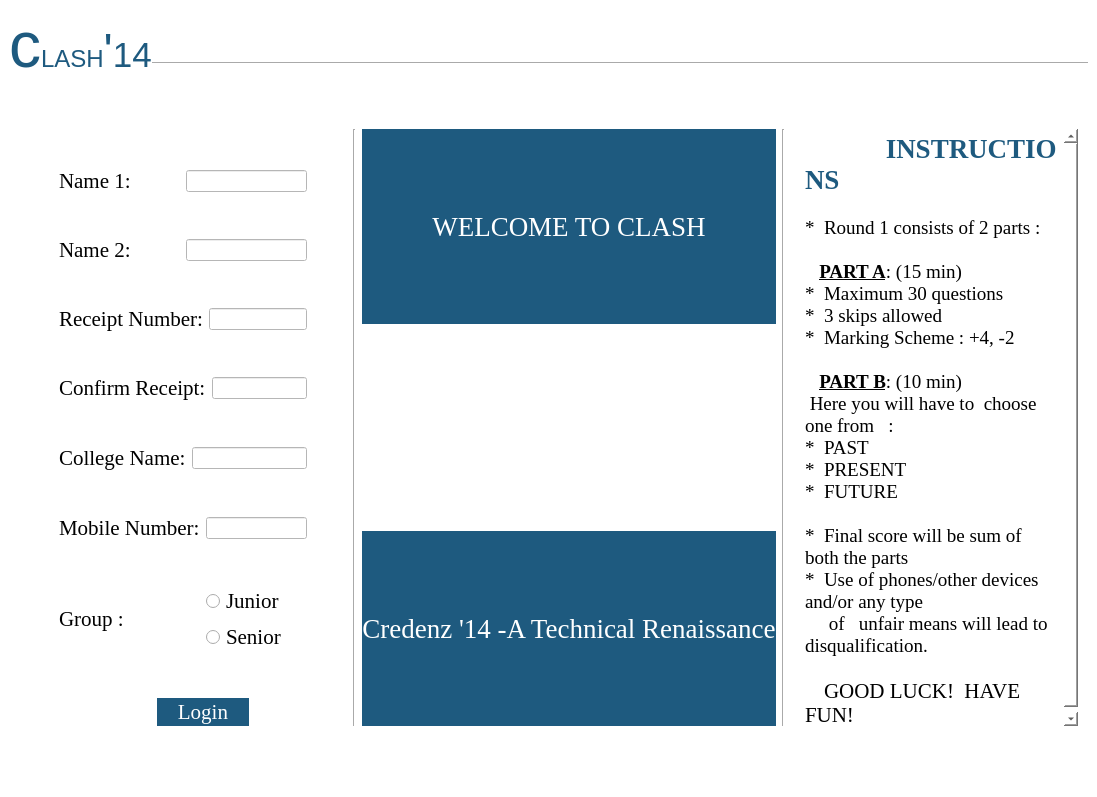
<?xml version="1.0" encoding="UTF-8"?>
<ui version="4.0">
 <class>MainWindow</class>
 <widget class="QMainWindow" name="MainWindow">
  <property name="geometry">
   <rect>
    <x>0</x>
    <y>0</y>
    <width>1097</width>
    <height>797</height>
   </rect>
  </property>
  <property name="windowTitle">
   <string>MainWindow</string>
  </property>
  <property name="styleSheet">
   <string notr="true">background-color: rgb(238, 238, 238);
background-color: rgb(255, 255, 255);</string>
  </property>
  <widget class="QWidget" name="centralwidget">
   <layout class="QHBoxLayout" name="horizontalLayout_18">
    <item>
     <layout class="QHBoxLayout" name="horizontalLayout">
      <item>
       <layout class="QVBoxLayout" name="verticalLayout_2">
        <item>
         <layout class="QHBoxLayout" name="horizontalLayout_9">
          <property name="spacing">
           <number>0</number>
          </property>
          <item>
           <layout class="QVBoxLayout" name="verticalLayout_3">
            <item>
             <widget class="QLabel" name="label_3">
              <property name="sizePolicy">
               <sizepolicy hsizetype="Fixed" vsizetype="Fixed">
                <horstretch>0</horstretch>
                <verstretch>0</verstretch>
               </sizepolicy>
              </property>
              <property name="styleSheet">
               <string notr="true">color: rgb(30, 90, 127);
</string>
              </property>
              <property name="text">
               <string>&lt;html&gt;&lt;head/&gt;&lt;body&gt;&lt;p&gt;&lt;span style=&quot; font-size:48pt;&quot;&gt;c&lt;/span&gt;&lt;span style=&quot; font-size:18pt;&quot;&gt;LASH&lt;/span&gt;&lt;span style=&quot; font-size:36pt;&quot;&gt;'&lt;/span&gt;&lt;span style=&quot; font-size:26pt;&quot;&gt;14&lt;/span&gt;&lt;/p&gt;&lt;/body&gt;&lt;/html&gt;</string>
              </property>
              <property name="alignment">
               <set>Qt::AlignLeading|Qt::AlignLeft|Qt::AlignTop</set>
              </property>
             </widget>
            </item>
            <item>
             <widget class="QLabel" name="label_15">
              <property name="sizePolicy">
               <sizepolicy hsizetype="Ignored" vsizetype="Ignored">
                <horstretch>0</horstretch>
                <verstretch>0</verstretch>
               </sizepolicy>
              </property>
              <property name="text">
               <string/>
              </property>
             </widget>
            </item>
            <item>
             <widget class="QLabel" name="label_11">
              <property name="sizePolicy">
               <sizepolicy hsizetype="Ignored" vsizetype="Ignored">
                <horstretch>0</horstretch>
                <verstretch>0</verstretch>
               </sizepolicy>
              </property>
              <property name="text">
               <string/>
              </property>
             </widget>
            </item>
            <item>
             <widget class="QLabel" name="label_14">
              <property name="sizePolicy">
               <sizepolicy hsizetype="Ignored" vsizetype="Ignored">
                <horstretch>0</horstretch>
                <verstretch>0</verstretch>
               </sizepolicy>
              </property>
              <property name="text">
               <string/>
              </property>
             </widget>
            </item>
            <item>
             <widget class="QLabel" name="label_12">
              <property name="sizePolicy">
               <sizepolicy hsizetype="Ignored" vsizetype="Ignored">
                <horstretch>0</horstretch>
                <verstretch>0</verstretch>
               </sizepolicy>
              </property>
              <property name="text">
               <string/>
              </property>
             </widget>
            </item>
            <item>
             <widget class="QLabel" name="label_13">
              <property name="sizePolicy">
               <sizepolicy hsizetype="Ignored" vsizetype="Ignored">
                <horstretch>0</horstretch>
                <verstretch>0</verstretch>
               </sizepolicy>
              </property>
              <property name="text">
               <string/>
              </property>
             </widget>
            </item>
           </layout>
          </item>
          <item>
           <layout class="QVBoxLayout" name="verticalLayout_13">
            <item>
             <widget class="QLabel" name="label_18">
              <property name="text">
               <string/>
              </property>
             </widget>
            </item>
            <item>
             <widget class="QLabel" name="label_7">
              <property name="text">
               <string/>
              </property>
             </widget>
            </item>
            <item>
             <widget class="QLabel" name="label_16">
              <property name="sizePolicy">
               <sizepolicy hsizetype="Ignored" vsizetype="Ignored">
                <horstretch>0</horstretch>
                <verstretch>0</verstretch>
               </sizepolicy>
              </property>
              <property name="text">
               <string/>
              </property>
             </widget>
            </item>
            <item>
             <widget class="Line" name="line_3">
              <property name="sizePolicy">
               <sizepolicy hsizetype="MinimumExpanding" vsizetype="Fixed">
                <horstretch>0</horstretch>
                <verstretch>0</verstretch>
               </sizepolicy>
              </property>
              <property name="orientation">
               <enum>Qt::Horizontal</enum>
              </property>
             </widget>
            </item>
            <item>
             <widget class="QLabel" name="label_10">
              <property name="sizePolicy">
               <sizepolicy hsizetype="Ignored" vsizetype="Ignored">
                <horstretch>0</horstretch>
                <verstretch>0</verstretch>
               </sizepolicy>
              </property>
              <property name="text">
               <string/>
              </property>
             </widget>
            </item>
           </layout>
          </item>
         </layout>
        </item>
        <item>
         <layout class="QHBoxLayout" name="horizontalLayout_20">
          <property name="leftMargin">
           <number>50</number>
          </property>
          <property name="topMargin">
           <number>40</number>
          </property>
          <property name="rightMargin">
           <number>10</number>
          </property>
          <property name="bottomMargin">
           <number>40</number>
          </property>
          <item>
           <layout class="QVBoxLayout" name="verticalLayout">
            <item>
             <layout class="QHBoxLayout" name="horizontalLayout_17">
              <item>
               <spacer name="verticalSpacer_6">
                <property name="orientation">
                 <enum>Qt::Vertical</enum>
                </property>
                <property name="sizeType">
                 <enum>QSizePolicy::Ignored</enum>
                </property>
                <property name="sizeHint" stdset="0">
                 <size>
                  <width>20</width>
                  <height>40</height>
                 </size>
                </property>
               </spacer>
              </item>
             </layout>
            </item>
            <item>
             <layout class="QHBoxLayout" name="horizontalLayout_2">
              <item>
               <widget class="QLabel" name="labelName1">
                <property name="font">
                 <font>
                  <family>Times New Roman</family>
                  <pointsize>16</pointsize>
                  <weight>9</weight>
                  <italic>false</italic>
                  <bold>false</bold>
                 </font>
                </property>
                <property name="styleSheet">
                 <string notr="true">font: 75 16pt &quot;Times New Roman&quot;;</string>
                </property>
                <property name="text">
                 <string>Name 1:</string>
                </property>
               </widget>
              </item>
              <item>
               <widget class="QLineEdit" name="name1">
                <property name="sizePolicy">
                 <sizepolicy hsizetype="Ignored" vsizetype="Fixed">
                  <horstretch>0</horstretch>
                  <verstretch>0</verstretch>
                 </sizepolicy>
                </property>
                <property name="text">
                 <string/>
                </property>
               </widget>
              </item>
              <item>
               <spacer name="horizontalSpacer">
                <property name="orientation">
                 <enum>Qt::Horizontal</enum>
                </property>
                <property name="sizeType">
                 <enum>QSizePolicy::Ignored</enum>
                </property>
                <property name="sizeHint" stdset="0">
                 <size>
                  <width>40</width>
                  <height>20</height>
                 </size>
                </property>
               </spacer>
              </item>
             </layout>
            </item>
            <item>
             <layout class="QHBoxLayout" name="horizontalLayout_3">
              <item>
               <spacer name="verticalSpacer">
                <property name="orientation">
                 <enum>Qt::Vertical</enum>
                </property>
                <property name="sizeType">
                 <enum>QSizePolicy::Ignored</enum>
                </property>
                <property name="sizeHint" stdset="0">
                 <size>
                  <width>20</width>
                  <height>40</height>
                 </size>
                </property>
               </spacer>
              </item>
             </layout>
            </item>
            <item>
             <layout class="QHBoxLayout" name="horizontalLayout_4">
              <item>
               <widget class="QLabel" name="labelName2">
                <property name="sizePolicy">
                 <sizepolicy hsizetype="Ignored" vsizetype="Ignored">
                  <horstretch>0</horstretch>
                  <verstretch>0</verstretch>
                 </sizepolicy>
                </property>
                <property name="font">
                 <font>
                  <family>Times New Roman</family>
                  <pointsize>16</pointsize>
                  <weight>9</weight>
                  <italic>false</italic>
                  <bold>false</bold>
                 </font>
                </property>
                <property name="styleSheet">
                 <string notr="true">font: 75 16pt &quot;Times New Roman&quot;;

</string>
                </property>
                <property name="text">
                 <string>Name 2:</string>
                </property>
               </widget>
              </item>
              <item>
               <widget class="QLineEdit" name="name2">
                <property name="sizePolicy">
                 <sizepolicy hsizetype="Ignored" vsizetype="Fixed">
                  <horstretch>0</horstretch>
                  <verstretch>0</verstretch>
                 </sizepolicy>
                </property>
               </widget>
              </item>
              <item>
               <spacer name="horizontalSpacer_2">
                <property name="orientation">
                 <enum>Qt::Horizontal</enum>
                </property>
                <property name="sizeType">
                 <enum>QSizePolicy::Ignored</enum>
                </property>
                <property name="sizeHint" stdset="0">
                 <size>
                  <width>40</width>
                  <height>20</height>
                 </size>
                </property>
               </spacer>
              </item>
             </layout>
            </item>
            <item>
             <layout class="QHBoxLayout" name="horizontalLayout_10">
              <item>
               <spacer name="verticalSpacer_2">
                <property name="orientation">
                 <enum>Qt::Vertical</enum>
                </property>
                <property name="sizeType">
                 <enum>QSizePolicy::Ignored</enum>
                </property>
                <property name="sizeHint" stdset="0">
                 <size>
                  <width>20</width>
                  <height>40</height>
                 </size>
                </property>
               </spacer>
              </item>
             </layout>
            </item>
            <item>
             <layout class="QHBoxLayout" name="horizontalLayout_8">
              <item>
               <widget class="QLabel" name="labelReceiptNumber">
                <property name="font">
                 <font>
                  <family>Times New Roman</family>
                  <pointsize>16</pointsize>
                  <weight>9</weight>
                  <italic>false</italic>
                  <bold>false</bold>
                 </font>
                </property>
                <property name="styleSheet">
                 <string notr="true">font: 75 16pt &quot;Times New Roman&quot;;</string>
                </property>
                <property name="text">
                 <string>Receipt Number:</string>
                </property>
               </widget>
              </item>
              <item>
               <widget class="QLineEdit" name="rno">
                <property name="sizePolicy">
                 <sizepolicy hsizetype="Ignored" vsizetype="Fixed">
                  <horstretch>0</horstretch>
                  <verstretch>0</verstretch>
                 </sizepolicy>
                </property>
               </widget>
              </item>
              <item>
               <spacer name="horizontalSpacer_3">
                <property name="orientation">
                 <enum>Qt::Horizontal</enum>
                </property>
                <property name="sizeType">
                 <enum>QSizePolicy::Ignored</enum>
                </property>
                <property name="sizeHint" stdset="0">
                 <size>
                  <width>40</width>
                  <height>20</height>
                 </size>
                </property>
               </spacer>
              </item>
             </layout>
            </item>
            <item>
             <layout class="QHBoxLayout" name="horizontalLayout_5">
              <item>
               <spacer name="verticalSpacer_3">
                <property name="orientation">
                 <enum>Qt::Vertical</enum>
                </property>
                <property name="sizeType">
                 <enum>QSizePolicy::Ignored</enum>
                </property>
                <property name="sizeHint" stdset="0">
                 <size>
                  <width>20</width>
                  <height>40</height>
                 </size>
                </property>
               </spacer>
              </item>
             </layout>
            </item>
            <item>
             <layout class="QHBoxLayout" name="horizontalLayout_22">
              <item>
               <widget class="QLabel" name="label_6">
                <property name="font">
                 <font>
                  <family>Times New Roman</family>
                  <pointsize>16</pointsize>
                  <weight>9</weight>
                  <italic>false</italic>
                  <bold>false</bold>
                 </font>
                </property>
                <property name="styleSheet">
                 <string notr="true">font: 75 16pt &quot;Times New Roman&quot;;</string>
                </property>
                <property name="text">
                 <string>Confirm Receipt:</string>
                </property>
               </widget>
              </item>
              <item>
               <widget class="QLineEdit" name="crno">
                <property name="sizePolicy">
                 <sizepolicy hsizetype="Ignored" vsizetype="Fixed">
                  <horstretch>0</horstretch>
                  <verstretch>0</verstretch>
                 </sizepolicy>
                </property>
               </widget>
              </item>
              <item>
               <spacer name="horizontalSpacer_4">
                <property name="orientation">
                 <enum>Qt::Horizontal</enum>
                </property>
                <property name="sizeType">
                 <enum>QSizePolicy::Ignored</enum>
                </property>
                <property name="sizeHint" stdset="0">
                 <size>
                  <width>40</width>
                  <height>20</height>
                 </size>
                </property>
               </spacer>
              </item>
             </layout>
            </item>
            <item>
             <layout class="QHBoxLayout" name="horizontalLayout_23">
              <item>
               <spacer name="verticalSpacer_9">
                <property name="orientation">
                 <enum>Qt::Vertical</enum>
                </property>
                <property name="sizeType">
                 <enum>QSizePolicy::Ignored</enum>
                </property>
                <property name="sizeHint" stdset="0">
                 <size>
                  <width>20</width>
                  <height>40</height>
                 </size>
                </property>
               </spacer>
              </item>
             </layout>
            </item>
            <item>
             <layout class="QHBoxLayout" name="horizontalLayout_13">
              <item>
               <layout class="QHBoxLayout" name="horizontalLayout_11">
                <item>
                 <widget class="QLabel" name="labelCollegeName">
                  <property name="font">
                   <font>
                    <family>Times New Roman</family>
                    <pointsize>16</pointsize>
                    <weight>9</weight>
                    <italic>false</italic>
                    <bold>false</bold>
                   </font>
                  </property>
                  <property name="styleSheet">
                   <string notr="true">font: 75 16pt &quot;Times New Roman&quot;;</string>
                  </property>
                  <property name="text">
                   <string>College Name:</string>
                  </property>
                 </widget>
                </item>
                <item>
                 <widget class="QLineEdit" name="colg">
                  <property name="sizePolicy">
                   <sizepolicy hsizetype="Ignored" vsizetype="Fixed">
                    <horstretch>0</horstretch>
                    <verstretch>0</verstretch>
                   </sizepolicy>
                  </property>
                 </widget>
                </item>
                <item>
                 <spacer name="horizontalSpacer_5">
                  <property name="orientation">
                   <enum>Qt::Horizontal</enum>
                  </property>
                  <property name="sizeType">
                   <enum>QSizePolicy::Ignored</enum>
                  </property>
                  <property name="sizeHint" stdset="0">
                   <size>
                    <width>40</width>
                    <height>20</height>
                   </size>
                  </property>
                 </spacer>
                </item>
               </layout>
              </item>
             </layout>
            </item>
            <item>
             <layout class="QHBoxLayout" name="horizontalLayout_16">
              <item>
               <spacer name="verticalSpacer_5">
                <property name="orientation">
                 <enum>Qt::Vertical</enum>
                </property>
                <property name="sizeType">
                 <enum>QSizePolicy::Ignored</enum>
                </property>
                <property name="sizeHint" stdset="0">
                 <size>
                  <width>20</width>
                  <height>40</height>
                 </size>
                </property>
               </spacer>
              </item>
             </layout>
            </item>
            <item>
             <layout class="QHBoxLayout" name="horizontalLayout_15">
              <item>
               <layout class="QHBoxLayout" name="horizontalLayout_7">
                <item>
                 <widget class="QLabel" name="labelMobilNumber">
                  <property name="font">
                   <font>
                    <family>Times New Roman</family>
                    <pointsize>16</pointsize>
                    <weight>9</weight>
                    <italic>false</italic>
                    <bold>false</bold>
                   </font>
                  </property>
                  <property name="styleSheet">
                   <string notr="true">font: 75 16pt &quot;Times New Roman&quot;;</string>
                  </property>
                  <property name="text">
                   <string>Mobile Number:</string>
                  </property>
                 </widget>
                </item>
                <item>
                 <widget class="QLineEdit" name="mob">
                  <property name="sizePolicy">
                   <sizepolicy hsizetype="Ignored" vsizetype="Fixed">
                    <horstretch>0</horstretch>
                    <verstretch>0</verstretch>
                   </sizepolicy>
                  </property>
                 </widget>
                </item>
                <item>
                 <spacer name="horizontalSpacer_6">
                  <property name="orientation">
                   <enum>Qt::Horizontal</enum>
                  </property>
                  <property name="sizeType">
                   <enum>QSizePolicy::Ignored</enum>
                  </property>
                  <property name="sizeHint" stdset="0">
                   <size>
                    <width>40</width>
                    <height>20</height>
                   </size>
                  </property>
                 </spacer>
                </item>
               </layout>
              </item>
             </layout>
            </item>
            <item>
             <layout class="QHBoxLayout" name="horizontalLayout_14">
              <item>
               <spacer name="verticalSpacer_4">
                <property name="orientation">
                 <enum>Qt::Vertical</enum>
                </property>
                <property name="sizeType">
                 <enum>QSizePolicy::Ignored</enum>
                </property>
                <property name="sizeHint" stdset="0">
                 <size>
                  <width>0</width>
                  <height>0</height>
                 </size>
                </property>
               </spacer>
              </item>
             </layout>
            </item>
            <item>
             <layout class="QHBoxLayout" name="horizontalLayout_19">
              <item>
               <spacer name="verticalSpacer_8">
                <property name="orientation">
                 <enum>Qt::Vertical</enum>
                </property>
                <property name="sizeType">
                 <enum>QSizePolicy::Ignored</enum>
                </property>
                <property name="sizeHint" stdset="0">
                 <size>
                  <width>20</width>
                  <height>40</height>
                 </size>
                </property>
               </spacer>
              </item>
             </layout>
            </item>
            <item>
             <layout class="QHBoxLayout" name="horizontalLayout_6">
              <item>
               <widget class="QLabel" name="label">
                <property name="font">
                 <font>
                  <family>Times New Roman</family>
                  <pointsize>16</pointsize>
                  <weight>9</weight>
                  <italic>false</italic>
                  <bold>false</bold>
                 </font>
                </property>
                <property name="styleSheet">
                 <string notr="true">font: 75 16pt &quot;Times New Roman&quot;;</string>
                </property>
                <property name="text">
                 <string>Group :</string>
                </property>
               </widget>
              </item>
              <item>
               <layout class="QVBoxLayout" name="verticalLayout_8">
                <item>
                 <widget class="QRadioButton" name="junior">
                  <property name="font">
                   <font>
                    <family>Times New Roman</family>
                    <pointsize>16</pointsize>
                    <weight>9</weight>
                    <italic>false</italic>
                    <bold>false</bold>
                   </font>
                  </property>
                  <property name="styleSheet">
                   <string notr="true">font: 75 16pt &quot;Times New Roman&quot;;</string>
                  </property>
                  <property name="text">
                   <string>Junior</string>
                  </property>
                 </widget>
                </item>
                <item>
                 <widget class="QRadioButton" name="senior">
                  <property name="font">
                   <font>
                    <family>Times New Roman</family>
                    <pointsize>16</pointsize>
                    <weight>9</weight>
                    <italic>false</italic>
                    <bold>false</bold>
                   </font>
                  </property>
                  <property name="styleSheet">
                   <string notr="true">font: 75 16pt &quot;Times New Roman&quot;;</string>
                  </property>
                  <property name="text">
                   <string>Senior</string>
                  </property>
                 </widget>
                </item>
               </layout>
              </item>
             </layout>
            </item>
            <item>
             <spacer name="verticalSpacer_7">
              <property name="orientation">
               <enum>Qt::Vertical</enum>
              </property>
              <property name="sizeType">
               <enum>QSizePolicy::Ignored</enum>
              </property>
              <property name="sizeHint" stdset="0">
               <size>
                <width>20</width>
                <height>40</height>
               </size>
              </property>
             </spacer>
            </item>
            <item>
             <layout class="QHBoxLayout" name="horizontalLayout_12">
              <item>
               <widget class="QLabel" name="label_9">
                <property name="text">
                 <string/>
                </property>
               </widget>
              </item>
              <item>
               <widget class="QPushButton" name="loginbutton">
                <property name="font">
                 <font>
                  <family>Times New Roman</family>
                  <pointsize>16</pointsize>
                  <weight>50</weight>
                  <italic>false</italic>
                  <bold>false</bold>
                 </font>
                </property>
                <property name="styleSheet">
                 <string notr="true">background-color: rgb(30, 90, 127);
color: rgb(255, 255, 255);
border:2px solid rgb(30,90,127);</string>
                </property>
                <property name="text">
                 <string>Login</string>
                </property>
                <property name="autoDefault">
                 <bool>false</bool>
                </property>
                <property name="default">
                 <bool>false</bool>
                </property>
                <property name="flat">
                 <bool>false</bool>
                </property>
               </widget>
              </item>
              <item>
               <widget class="QLabel" name="label_8">
                <property name="text">
                 <string/>
                </property>
               </widget>
              </item>
             </layout>
            </item>
           </layout>
          </item>
          <item>
           <widget class="Line" name="line_2">
            <property name="orientation">
             <enum>Qt::Vertical</enum>
            </property>
           </widget>
          </item>
          <item>
           <layout class="QVBoxLayout" name="verticalLayout_5">
            <item>
             <widget class="QLabel" name="label_2">
              <property name="font">
               <font>
                <family>Times New Roman</family>
                <pointsize>20</pointsize>
                <weight>50</weight>
                <italic>false</italic>
                <bold>false</bold>
               </font>
              </property>
              <property name="styleSheet">
               <string notr="true">background-color: rgb(30, 90, 127);
border:2px solid rgb(30,90,127);</string>
              </property>
              <property name="text">
               <string>&lt;html&gt;&lt;head/&gt;&lt;body&gt;&lt;p&gt;&lt;span style=&quot; color:#ffffff;&quot;&gt;WELCOME TO CLASH&lt;/span&gt;&lt;/p&gt;&lt;/body&gt;&lt;/html&gt;</string>
              </property>
              <property name="alignment">
               <set>Qt::AlignCenter</set>
              </property>
             </widget>
            </item>
            <item>
             <widget class="QLabel" name="label_4">
              <property name="text">
               <string/>
              </property>
              <property name="pixmap">
               <pixmap>logo_for_clash.png</pixmap>
              </property>
              <property name="alignment">
               <set>Qt::AlignCenter</set>
              </property>
             </widget>
            </item>
            <item>
             <widget class="QLabel" name="label_5">
              <property name="font">
               <font>
                <family>Times New Roman</family>
                <pointsize>20</pointsize>
                <weight>50</weight>
                <italic>false</italic>
                <bold>false</bold>
               </font>
              </property>
              <property name="styleSheet">
               <string notr="true">background-color: rgb(30, 90, 127);
color: rgb(255, 255, 255);</string>
              </property>
              <property name="text">
               <string>Credenz '14 -A Technical Renaissance</string>
              </property>
              <property name="alignment">
               <set>Qt::AlignCenter</set>
              </property>
             </widget>
            </item>
           </layout>
          </item>
          <item>
           <widget class="Line" name="line">
            <property name="orientation">
             <enum>Qt::Vertical</enum>
            </property>
           </widget>
          </item>
          <item>
           <layout class="QVBoxLayout" name="verticalLayout_4">
            <item>
             <layout class="QVBoxLayout" name="verticalLayout_6">
              <property name="leftMargin">
               <number>10</number>
              </property>
              <item>
               <layout class="QVBoxLayout" name="verticalLayout_7">
                <item>
                 <widget class="QTextBrowser" name="textBrowser">
                  <property name="sizePolicy">
                   <sizepolicy hsizetype="Ignored" vsizetype="Expanding">
                    <horstretch>0</horstretch>
                    <verstretch>0</verstretch>
                   </sizepolicy>
                  </property>
                  <property name="font">
                   <font>
                    <family>Times New Roman</family>
                    <pointsize>14</pointsize>
                    <weight>9</weight>
                    <italic>false</italic>
                    <bold>false</bold>
                   </font>
                  </property>
                  <property name="styleSheet">
                   <string notr="true">font: 75 14pt &quot;Times New Roman&quot;;</string>
                  </property>
                  <property name="frameShape">
                   <enum>QFrame::NoFrame</enum>
                  </property>
                  <property name="frameShadow">
                   <enum>QFrame::Plain</enum>
                  </property>
                  <property name="html">
                   <string>&lt;!DOCTYPE HTML PUBLIC &quot;-//W3C//DTD HTML 4.0//EN&quot; &quot;http://www.w3.org/TR/REC-html40/strict.dtd&quot;&gt;
&lt;html&gt;&lt;head&gt;&lt;meta name=&quot;qrichtext&quot; content=&quot;1&quot; /&gt;&lt;style type=&quot;text/css&quot;&gt;
p, li { white-space: pre-wrap; }
&lt;/style&gt;&lt;/head&gt;&lt;body style=&quot; font-family:'Times New Roman'; font-size:14pt; font-weight:72; font-style:normal;&quot;&gt;
&lt;p style=&quot; margin-top:0px; margin-bottom:0px; margin-left:0px; margin-right:0px; -qt-block-indent:0; text-indent:0px;&quot;&gt;&lt;span style=&quot; font-family:'Calibri'; font-weight:400;&quot;&gt;                 &lt;/span&gt;&lt;span style=&quot; font-family:'Calibri'; font-size:20pt; font-weight:600; color:#1e5a7f;&quot;&gt;INSTRUCTIONS&lt;/span&gt;&lt;/p&gt;
&lt;p style=&quot;-qt-paragraph-type:empty; margin-top:0px; margin-bottom:0px; margin-left:0px; margin-right:0px; -qt-block-indent:0; text-indent:0px; font-family:'Calibri'; font-weight:400;&quot;&gt;&lt;br /&gt;&lt;/p&gt;
&lt;p style=&quot; margin-top:0px; margin-bottom:0px; margin-left:0px; margin-right:0px; -qt-block-indent:0; text-indent:0px;&quot;&gt;&lt;span style=&quot; font-family:'Calibri'; font-weight:400;&quot;&gt;*  Round 1 consists of 2 parts :&lt;/span&gt;&lt;/p&gt;
&lt;p style=&quot; margin-top:0px; margin-bottom:0px; margin-left:0px; margin-right:0px; -qt-block-indent:0; text-indent:0px;&quot;&gt;&lt;span style=&quot; font-family:'Calibri'; font-weight:400;&quot;&gt; &lt;/span&gt;&lt;/p&gt;
&lt;p style=&quot; margin-top:0px; margin-bottom:0px; margin-left:0px; margin-right:0px; -qt-block-indent:0; text-indent:0px;&quot;&gt;&lt;span style=&quot; font-family:'Calibri'; font-weight:400;&quot;&gt;   &lt;/span&gt;&lt;span style=&quot; font-family:'Calibri'; font-weight:600; text-decoration: underline;&quot;&gt;PART A&lt;/span&gt;&lt;span style=&quot; font-family:'Calibri'; font-weight:400;&quot;&gt;: (15 min)&lt;/span&gt;&lt;/p&gt;
&lt;p style=&quot; margin-top:0px; margin-bottom:0px; margin-left:0px; margin-right:0px; -qt-block-indent:0; text-indent:0px;&quot;&gt;&lt;span style=&quot; font-family:'Calibri'; font-weight:400;&quot;&gt;*  Maximum 30 questions&lt;/span&gt;&lt;/p&gt;
&lt;p style=&quot; margin-top:0px; margin-bottom:0px; margin-left:0px; margin-right:0px; -qt-block-indent:0; text-indent:0px;&quot;&gt;&lt;span style=&quot; font-family:'Calibri'; font-weight:400;&quot;&gt;*  3 skips allowed&lt;/span&gt;&lt;/p&gt;
&lt;p style=&quot; margin-top:0px; margin-bottom:0px; margin-left:0px; margin-right:0px; -qt-block-indent:0; text-indent:0px;&quot;&gt;&lt;span style=&quot; font-family:'Calibri'; font-weight:400;&quot;&gt;*  Marking Scheme : +4, -2&lt;/span&gt;&lt;/p&gt;
&lt;p style=&quot;-qt-paragraph-type:empty; margin-top:0px; margin-bottom:0px; margin-left:0px; margin-right:0px; -qt-block-indent:0; text-indent:0px; font-family:'Calibri'; font-weight:400;&quot;&gt;&lt;br /&gt;&lt;/p&gt;
&lt;p style=&quot; margin-top:0px; margin-bottom:0px; margin-left:0px; margin-right:0px; -qt-block-indent:0; text-indent:0px;&quot;&gt;&lt;span style=&quot; font-family:'Calibri'; font-weight:400;&quot;&gt;   &lt;/span&gt;&lt;span style=&quot; font-family:'Calibri'; font-weight:600; text-decoration: underline;&quot;&gt;PART B&lt;/span&gt;&lt;span style=&quot; font-family:'Calibri'; font-weight:400;&quot;&gt;: (10 min)&lt;/span&gt;&lt;/p&gt;
&lt;p style=&quot; margin-top:0px; margin-bottom:0px; margin-left:0px; margin-right:0px; -qt-block-indent:0; text-indent:0px;&quot;&gt;&lt;span style=&quot; font-family:'Calibri'; font-weight:400;&quot;&gt; Here you will have to  choose one from   :&lt;/span&gt;&lt;/p&gt;
&lt;p style=&quot; margin-top:0px; margin-bottom:0px; margin-left:0px; margin-right:0px; -qt-block-indent:0; text-indent:0px;&quot;&gt;&lt;span style=&quot; font-family:'Calibri'; font-weight:400;&quot;&gt;*  PAST&lt;/span&gt;&lt;/p&gt;
&lt;p style=&quot; margin-top:0px; margin-bottom:0px; margin-left:0px; margin-right:0px; -qt-block-indent:0; text-indent:0px;&quot;&gt;&lt;span style=&quot; font-family:'Calibri'; font-weight:400;&quot;&gt;*  PRESENT&lt;/span&gt;&lt;/p&gt;
&lt;p style=&quot; margin-top:0px; margin-bottom:0px; margin-left:0px; margin-right:0px; -qt-block-indent:0; text-indent:0px;&quot;&gt;&lt;span style=&quot; font-family:'Calibri'; font-weight:400;&quot;&gt;*  FUTURE&lt;/span&gt;&lt;/p&gt;
&lt;p style=&quot;-qt-paragraph-type:empty; margin-top:0px; margin-bottom:0px; margin-left:0px; margin-right:0px; -qt-block-indent:0; text-indent:0px; font-family:'Calibri'; font-weight:400;&quot;&gt;&lt;br /&gt;&lt;/p&gt;
&lt;p style=&quot; margin-top:0px; margin-bottom:0px; margin-left:0px; margin-right:0px; -qt-block-indent:0; text-indent:0px;&quot;&gt;&lt;span style=&quot; font-family:'Calibri'; font-weight:400;&quot;&gt;*  Final score will be sum of both the parts &lt;/span&gt;&lt;/p&gt;
&lt;p style=&quot; margin-top:0px; margin-bottom:0px; margin-left:0px; margin-right:0px; -qt-block-indent:0; text-indent:0px;&quot;&gt;&lt;span style=&quot; font-family:'Calibri'; font-weight:400;&quot;&gt;*  Use of phones/other devices and/or any type&lt;/span&gt;&lt;/p&gt;
&lt;p style=&quot; margin-top:0px; margin-bottom:0px; margin-left:0px; margin-right:0px; -qt-block-indent:0; text-indent:0px;&quot;&gt;&lt;span style=&quot; font-family:'Calibri'; font-weight:400;&quot;&gt;     of   unfair means will lead to disqualification.&lt;/span&gt;&lt;/p&gt;
&lt;p style=&quot; margin-top:0px; margin-bottom:0px; margin-left:0px; margin-right:0px; -qt-block-indent:0; text-indent:0px;&quot;&gt;&lt;span style=&quot; font-family:'Calibri'; font-weight:400;&quot;&gt;      &lt;/span&gt;&lt;/p&gt;
&lt;p style=&quot; margin-top:0px; margin-bottom:0px; margin-left:0px; margin-right:0px; -qt-block-indent:0; text-indent:0px;&quot;&gt;&lt;span style=&quot; font-family:'Calibri'; font-weight:400;&quot;&gt;   &lt;/span&gt;&lt;span style=&quot; font-family:'Calibri'; font-weight:400; color:#000000;&quot;&gt; &lt;/span&gt;&lt;span style=&quot; font-family:'Calibri'; font-size:16pt; font-weight:400; color:#000000;&quot;&gt;GOOD LUCK!  HAVE FUN! &lt;/span&gt;&lt;/p&gt;&lt;/body&gt;&lt;/html&gt;</string>
                  </property>
                 </widget>
                </item>
               </layout>
              </item>
             </layout>
            </item>
           </layout>
          </item>
         </layout>
        </item>
       </layout>
      </item>
     </layout>
    </item>
   </layout>
  </widget>
  <widget class="QMenuBar" name="menubar">
   <property name="geometry">
    <rect>
     <x>0</x>
     <y>0</y>
     <width>1097</width>
     <height>25</height>
    </rect>
   </property>
  </widget>
  <widget class="QStatusBar" name="statusbar"/>
 </widget>
 <resources/>
 <connections/>
</ui>
